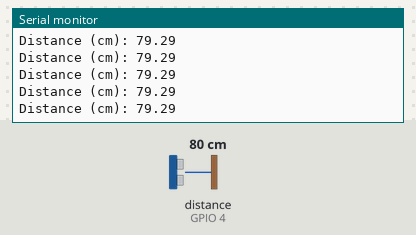
Bench run of a sketch on a simulated ESP32. Shown: the last lines printed to the serial monitor. Wiring (inferred from the names in the program): ultrasonic range finder: trigger GPIO 5; echo GPIO 4. The test bench sets the inputs (shaded band); at power-on: distance to the obstacle (sensor on GPIO 4) 80 cm. The echo pulse lasts 58.3 µs per cm.

Above: at 1.2 s.
1.3 s: distance to the obstacle (sensor on GPIO 4) set to 2 cm
At 1.37 s:
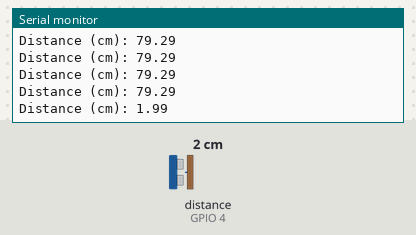
2.8 s: distance to the obstacle (sensor on GPIO 4) set to 4 cm
At 2.88 s:
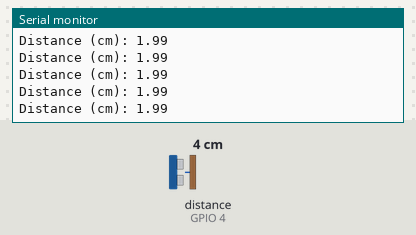
Timing chart, 0 to 5.8 s (numbered marks = the images above; inputs shaded):
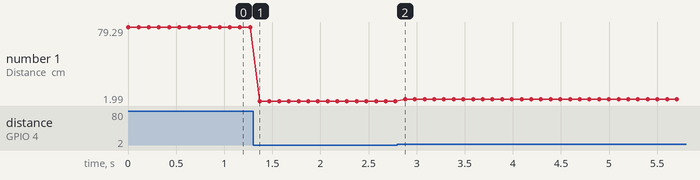

The sketch:

sketch.ino
```cpp
const int triggerPin = 5;
const int echoPin = 4;

//defino la velocidad del sonido
#define SOUND_SPEED 0.034

long duration;
float distanceCm;
float distanceInch;

void setup() {
  Serial.begin(115200); // configuro el monitor serial
  pinMode(triggerPin, OUTPUT); // seteo el pin 5 del esp32 como salida
  pinMode(echoPin, INPUT); // seteo el pin4 del esp32 como entrada
}


long readUltrasonicSensor()
{

  //Desactivo el trigger
  digitalWrite(triggerPin, LOW);
  delayMicroseconds(2);

  //Activo el Trigger por 10 microsegundos
  digitalWrite(triggerPin, HIGH);
  delayMicroseconds(10);

   //Desactivo el trigger
  digitalWrite(triggerPin, LOW);

  //Leo el pin de Echo, y retorno el tiempo en
  //microsegundos en donde se encuentra el objeto
  return pulseIn(echoPin, HIGH);
}


void loop()
{

  duration =readUltrasonicSensor();

  //calcula la distancia del objeto en cm
  distanceCm = duration * SOUND_SPEED/2;

  //imprime la distnacia
  Serial.print("Distance (cm): ");
  Serial.println(distanceCm);

  delay(100);
}
```

Measured:
- after the input at 1.3 s, the serial monitor: prints a new line after 0.07 s (image 1)
- plotted number 1: 79.29 → 1.99 after the input at 1.3 s, 1.99 → 3.98 after the input at 2.8 s
